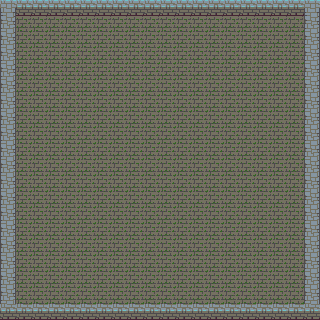

Rendered tile map (Tiled .tmx) drawn with the repository's tilesets; below, a short description and the full map source, tile grids included:
An orthogonal 20x20 tile map with 16x16 px tiles, 1 tile layer (Tile Layer 1).

<map version="1.4" tiledversion="1.4.2" orientation="orthogonal" renderorder="right-down" width="20" height="20" tilewidth="16" tileheight="16" infinite="0" nextlayerid="2" nextobjectid="1">
 <tileset firstgid="1" source="Dungeon_rooms.tsx" />
 <layer id="1" name="Tile Layer 1" width="20" height="20">
  <data encoding="csv">
7,4,4,4,4,4,4,4,4,4,4,4,4,4,4,4,4,4,4,7,
6,2,2,2,2,2,2,2,2,2,2,2,2,2,2,2,2,2,2,6,
6,2,2,2,2,2,2,2,2,2,2,2,2,2,2,2,2,2,2,6,
6,2,2,2,2,2,2,2,2,2,2,2,2,2,2,2,2,2,2,6,
6,2,2,2,2,2,2,2,2,2,2,2,2,2,2,2,2,2,2,6,
6,2,2,2,2,2,2,2,2,2,2,2,2,2,2,2,2,2,2,6,
6,2,2,2,2,2,2,2,2,2,2,2,2,2,2,2,2,2,2,6,
6,2,2,2,2,2,2,2,2,2,2,2,2,2,2,2,2,2,2,6,
6,2,2,2,2,2,2,2,2,2,2,2,2,2,2,2,2,2,2,6,
6,2,2,2,2,2,2,2,2,2,2,2,2,2,2,2,2,2,2,6,
6,2,2,2,2,2,2,2,2,2,2,2,2,2,2,2,2,2,2,6,
6,2,2,2,2,2,2,2,2,2,2,2,2,2,2,2,2,2,2,6,
6,2,2,2,2,2,2,2,2,2,2,2,2,2,2,2,2,2,2,6,
6,2,2,2,2,2,2,2,2,2,2,2,2,2,2,2,2,2,2,6,
6,2,2,2,2,2,2,2,2,2,2,2,2,2,2,2,2,2,2,6,
6,2,2,2,2,2,2,2,2,2,2,2,2,2,2,2,2,2,2,6,
6,2,2,2,2,2,2,2,2,2,2,2,2,2,2,2,2,2,2,6,
6,2,2,2,2,2,2,2,2,2,2,2,2,2,2,2,2,2,2,6,
6,2,2,2,2,2,2,2,2,2,2,2,2,2,2,2,2,2,2,6,
5,5,5,5,5,5,5,5,5,5,5,5,5,5,5,5,5,5,5,5
</data>
 </layer>
</map>
